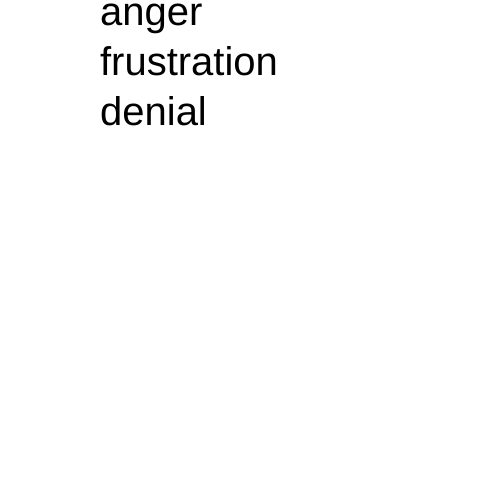
Frame 1 (no input)
Frame 60 (no input): identical to frame 1, image omitted
Frame 120 (the mouse pressed at the canvas centre since frame 60): identical to frame 1, image omitted

The p5.js sketch that drew this single still picture (run headless with seeded random() and noise() and a simulated clock; from frame 60 on, the mouse is pressed at the canvas centre):

// p5.js sketch
// ── sketch.js
var feeling = ["anger", "frustration", "denial"];

function setup() {
  createCanvas(500, 500);
  background(255);
  textSize(40);
}

function draw() {
  background(255);
  for( i = 0; i < feeling.length; i++) {
    text(feeling[i], 100, 25 + i * 50);
  }
  
}
